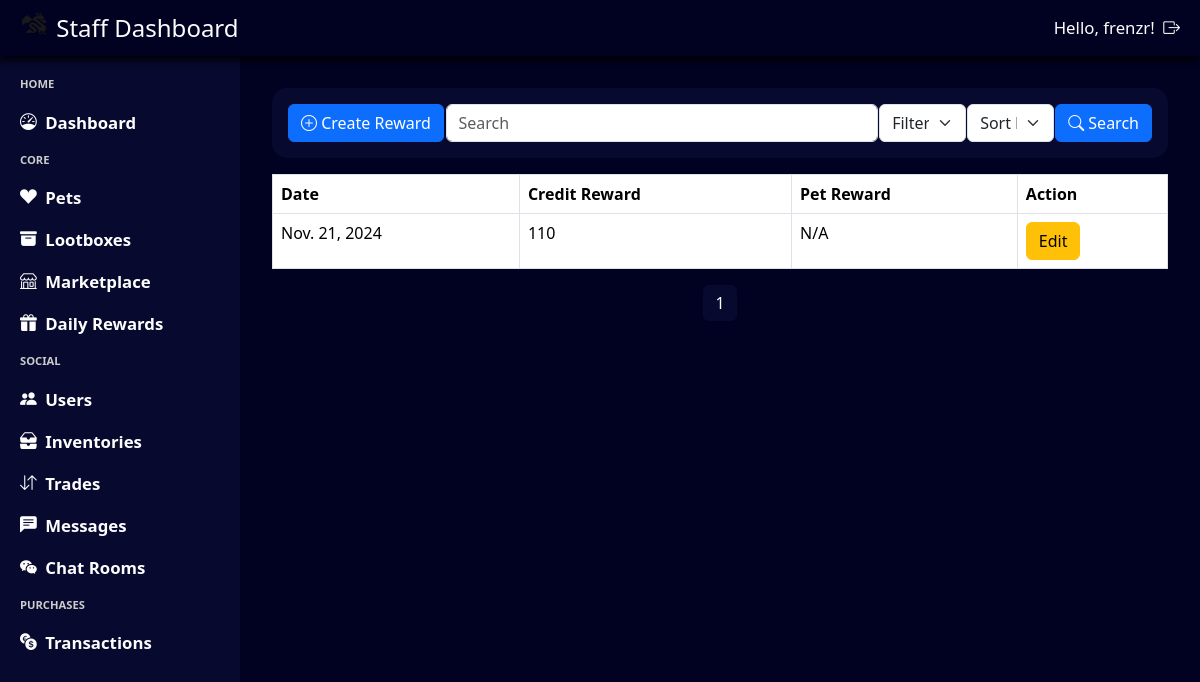
The app's page /staff/rewards/ (signed in), older data.
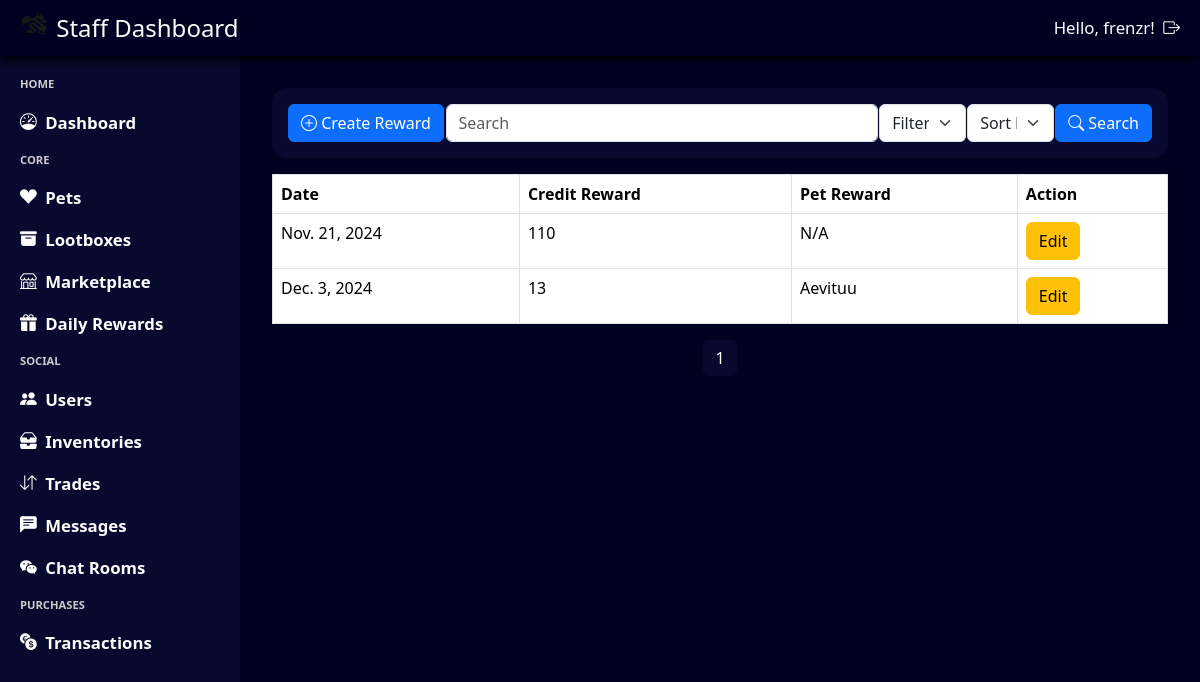
The same page, newer data.
### daily_rewards/models.py (models this page shows, shortened)
class Reward(models.Model):
    date = models.DateField(default=datetime.date.today,unique=True)  # Date of the reward
    credit_reward = models.IntegerField(default=100)  # Reward details
    pet_reward = models.ForeignKey(Pet, on_delete=models.CASCADE,  null=True, blank=True)  # Reward details

### inventory/models.py (models this page shows, shortened)
class Pet(models.Model):
    class Rarity(models.IntegerChoices):
        COMMON = 0, 'Common'
        UNCOMMON = 1, 'Uncommon'
        RARE = 2, 'Rare'
        MYTHICAL = 3, 'Mythical'
        LEGENDARY = 4, 'Legendary'
    pet_rate = models.FloatField(null=True, blank=True)
    pet_species = models.CharField(max_length=50)
    rarity = models.IntegerField(choices=Rarity.choices)
    pet_image = models.ImageField(upload_to='pets/', null=True, blank=True)

### admin_system/views.py (the view, shortened to what this page needs)
# urls.py: path('rewards/', views.query_staff_rewards, name='query_staff_rewards'),
@login_required(login_url='admin_login')
@user_passes_test(login_url='admin_login', test_func=is_staff)
def query_staff_rewards(request):
    query = request.GET.get('search', '')
    filter_by = request.GET.get('filter', '')
    sort_by = request.GET.get('sort', '')
    staff_rewards = Reward.objects.all()
    if sort_by == 'descending':
        staff_rewards = staff_rewards.reverse()
    paginator = Paginator(staff_rewards, 10)  # Show 10 staff rewards per page
    page_number = request.GET.get('page')
    page_obj = paginator.get_page(page_number)
    return render(request, 'staff_rewards.html', {'page_obj': page_obj, 'pets': Pet.objects.all().order_by('pet_species')})

### admin_system/views.py (called while the page is built)
def is_staff(user):
    return user.is_staff

### base_template/context_processor.py (called while the page is built)
def profile_context(request):
    if request.user.is_authenticated:
        try:
            profile = Profile.objects.get(user = request.user)
            return {'navbar_profile': profile}
        except Profile.DoesNotExist:
            return {'navbar_profile': None}
    return {'navbar_profile': None}

### notification/context_processor.py (called while the page is built)
def notification_context(request):
    if request.user.is_authenticated:
        notifications = Notification.objects.filter(user=request.user, notif_status=Notification.Status.unread).count()
        return {'notifications': notifications}
    return {'notifications': 0}

### admin_system/templates/staff_rewards.html (shortened to what this page needs)
{% extends "staff_template.html" %}
{% load static %}
{% block css %}
    <link rel="stylesheet" href="{% static 'staff_rewards.css' %}"/>
{% endblock %}
{% block content %}
<div class="staff-rewards-container">
    <form class="staff-rewards-header" method="get" action="{% url 'query_staff_rewards' %}">
        <button type="button" class="btn btn-primary" data-toggle="modal" data-target="#createRewardModal">
            <i class="bi bi-plus-circle"></i> Create Reward
        </button>
        <div id="search-container">
            <input type="text" name="search" class="form-control staff-rewards-header-search" placeholder="Search" aria-label="Search" aria-describedby="basic-addon1">
        </div>
        <select name="filter" class="form-select staff-rewards-header-filter" aria-label="Filter">
            <option value="date" selected>Filter by: Date</option>
        </select>
        <select name="sort" class="form-select staff-rewards-header-sort" aria-label="Sort">
            <option value="" selected disabled>Sort by:</option>
        </select>
        <button class="btn btn-primary staff-rewards-header-button" id="staff-rewards-header-button-search">
            <i class="bi bi-search"></i>
            Search
        </button>
    </form>
    <table class="table table-bordered">
        <thead>
            <tr>
                <th>Date</th>
                <th>Credit Reward</th>
                <th>Pet Reward</th>
                <th>Action</th>
            </tr>
        </thead>
        <tbody>
            {% for reward in page_obj %}
            <tr>
                <td>{{ reward.date }}</td>
                <td>{{ reward.credit_reward }}</td>
                <td>{% if reward.pet_reward %}{{ reward.pet_reward.pet_species }}{% else %}N/A{% endif %}</td>
                <td>
                    <button type="button" class="btn btn-warning" data-toggle="modal" data-target="#editRewardModal{{ reward.id }}">Edit</button>
                </td>
            </tr>
            {% endfor %}
        </tbody>
    </table>
    <nav aria-label="Page navigation">
        <ul class="pagination">
            {% for num in page_obj.paginator.page_range %}
                {% if page_obj.number == num %}
                    <li class="page-item active"><a class="page-link" href="#">{{ num }}</a></li>
                {% elif num > page_obj.number|add:'-3' and num < page_obj.number|add:'3' %}
                    <li class="page-item"><a class="page-link" href="?page={{ num }}">{{ num }}</a></li>
                {% endif %}
            {% endfor %}
        </ul>
    </nav>
</div>
{% endblock %}

Row changes from the older to the newer data that the page shows:
added Reward: date "Dec. 3, 2024", credit_reward "13", pet_reward.pet_species "Aevituu"
